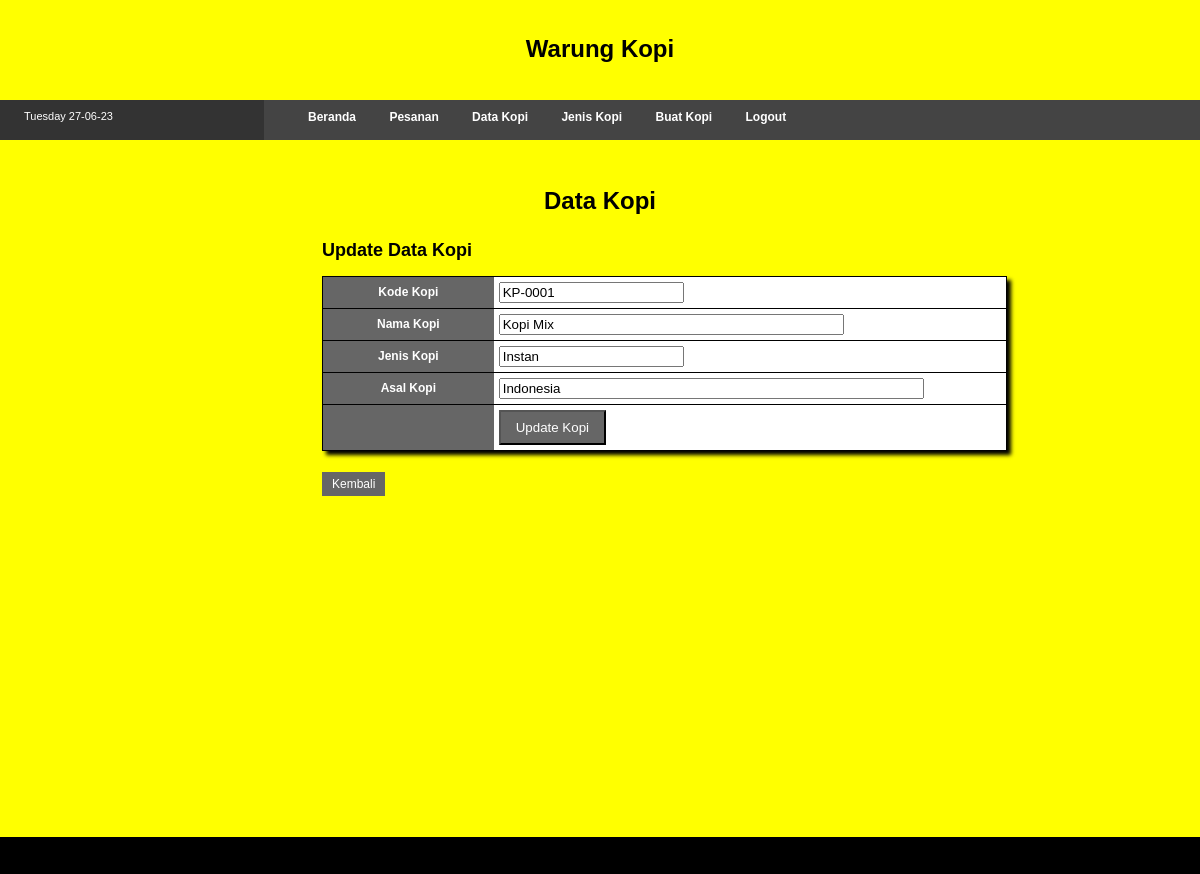
The page /admin-kopi-update.php?kodekopi=KP-0001 (signed in) on the database its author committed.
### tables this page shows
CREATE TABLE IF NOT EXISTS `kopi` (
  `kodekopi` varchar(250) NOT NULL,
  `namakopi` varchar(250) NOT NULL,
  `jeniskopi` varchar(250) NOT NULL,
  `asal` varchar(250) NOT NULL,
  PRIMARY KEY (`kodekopi`)
);

### admin-kopi-update.php (the view, shortened to what this page needs)
<?php require_once('Connections/koneksi_kopi.php'); ?>
<?php
if (!function_exists("GetSQLValueString")) {
function GetSQLValueString($theValue, $theType, $theDefinedValue = "", $theNotDefinedValue = "")
{
  $theValue = function_exists("mysql_real_escape_string") ? mysql_real_escape_string($theValue) : mysql_escape_string($theValue);
  switch ($theType) {
    case "text":
      $theValue = ($theValue != "") ? "'" . $theValue . "'" : "NULL";
      break;
  }
  return $theValue;
}
}
$editFormAction = $_SERVER['PHP_SELF'];
if (isset($_SERVER['QUERY_STRING'])) {
  $editFormAction .= "?" . htmlentities($_SERVER['QUERY_STRING']);
}
$colname_Recordset_kopi = "-1";
if (isset($_GET['kodekopi'])) {
  $colname_Recordset_kopi = $_GET['kodekopi'];
}
$query_Recordset_kopi = sprintf("SELECT * FROM kopi WHERE kodekopi = %s", GetSQLValueString($colname_Recordset_kopi, "text"));
$Recordset_kopi = mysql_query($query_Recordset_kopi, $koneksi_kopi) or die(mysql_error());
$row_Recordset_kopi = mysql_fetch_assoc($Recordset_kopi);
?>
<!DOCTYPE html PUBLIC "-//W3C//DTD XHTML 1.0 Transitional//EN" "http://www.w3.org/TR/xhtml1/DTD/xhtml1-transitional.dtd">
<html xmlns="http://www.w3.org/1999/xhtml">
<head>
<link href="style.css" rel="stylesheet" type="text/css" />
</head>
<body>
	<div id='header'>
        <h1 id="judul_logo"> Warung Kopi </h1>
    </div>
    <div id="menubar">
    	<div id="menubar_left">
        	<?php echo date("l d-m-y"); ?>
		</div>
        <div id="menubar_right">
        	<a href="admin.php">Beranda</a>
        	<a href="admin-pesanan.php">Pesanan</a>
        	<a href="admin-kopi.php">Data Kopi</a>
          	<a href="admin-jenis.php">Jenis Kopi</a>
			<a href="admin-buat.php">Buat Kopi</a>
            <a href="logout.php">Logout</a>
    	</div>
    </div>
    <div id="content">
    	<h1 id="judul_logo">Data Kopi</h1>
       	<div class="container">
        	<h2>Update Data Kopi</h2>
        	<form name="form" action="<?php echo $editFormAction; ?>" method="POST">
            	<table width="80%" border="0" cellpadding="5" cellspacing="0" class="standar_tabel">
                  <tr>
                    <th scope="row">Kode Kopi</th>
                    <td><input name="kodekopi" type="text" id="kodekopi" value="<?php echo $row_Recordset_kopi['kodekopi']; ?>" readonly="readonly" /></td>
                  </tr>
                  <tr>
                    <th scope="row">Nama Kopi</th>
                    <td><input name="namakopi" type="text" id="namakopi" value="<?php echo $row_Recordset_kopi['namakopi']; ?>" size="40" /></td>
                  </tr>
                  <tr>
                    <th scope="row">Jenis Kopi</th>
                    <td><input name="jeniskopi" type="text" id="jeniskopi" value="<?php echo $row_Recordset_kopi['jeniskopi']; ?>" /></td>
                  </tr>
                  <tr>
                    <th scope="row">Asal Kopi</th>
                    <td><input name="asalkopi" type="text" id="asalkopi" value="<?php echo $row_Recordset_kopi['asal']; ?>" size="50" /></td>
                  </tr>
                  <tr>
                    <th scope="row">&nbsp;</th>
                    <td><input name="submit" type="submit" class="btn" id="submit" value="Update Kopi" /></td>
                  </tr>
                </table>
          </form><br />
          <p><a href="admin-kopi.php" class="btn_th">Kembali</a></p>
        </div>
    </div>
    <div id="footer"></div>
</body>
</html>

### style.css (style rules this page uses)
body { font-family:Tahoma, Geneva, sans-serif; font-size: 12px; margin: 0px; padding: 0px; background-color: #fff; }
#header { background-color:yellow; height:100px; text-align:center; justify-content:center; }
#judul_logo { text-align:center; margin:auto; padding-top:35px; }
#menubar { height:40px; overflow:auto; }
#menubar_left { width:20%; background-color:#333; color:white; float:left; padding-top:10px; height:30px; font-size:11px; padding-left:2%; }
#menubar_right { width:76%; background-color:#444; float:right; padding-top:10px; height:30px; padding-left:2%; }
#menubar_right a { padding:10px; margin-left:10px; color:#fff; text-decoration:none; font-weight:bold; font-size:12px; font-family:Tahoma, Geneva, sans-serif; }
#content { overflow:auto; width:98%; background-color:yellow; padding:1%; padding-bottom:27%; }
#footer { overflow:auto; width:98%; background-color:black; padding:1%; padding-bottom:25px; }
.btn { padding: 8px 15px; background-color: #666; color: #fff }
.btn_th { padding: 5px 10px; background-color: #666; color: #fff; text-decoration:none; }
.container { margin-left: 300px; padding: 10px; }
.standar_tabel { border-bottom:1px solid black; border-left:1px solid black; border-right:1px solid black; box-shadow:4px 4px 4px black; }
.standar_tabel th { background-color:#666; color:white; width:25%; border-top:1px solid black; }
.standar_tabel td { border-top:1px solid black; width:75%; background-color:#fff; }

### rows shown on the page
kopi: kodekopi "KP-0001", namakopi "Kopi Mix", jeniskopi "Instan", asalkopi "Indonesia"
